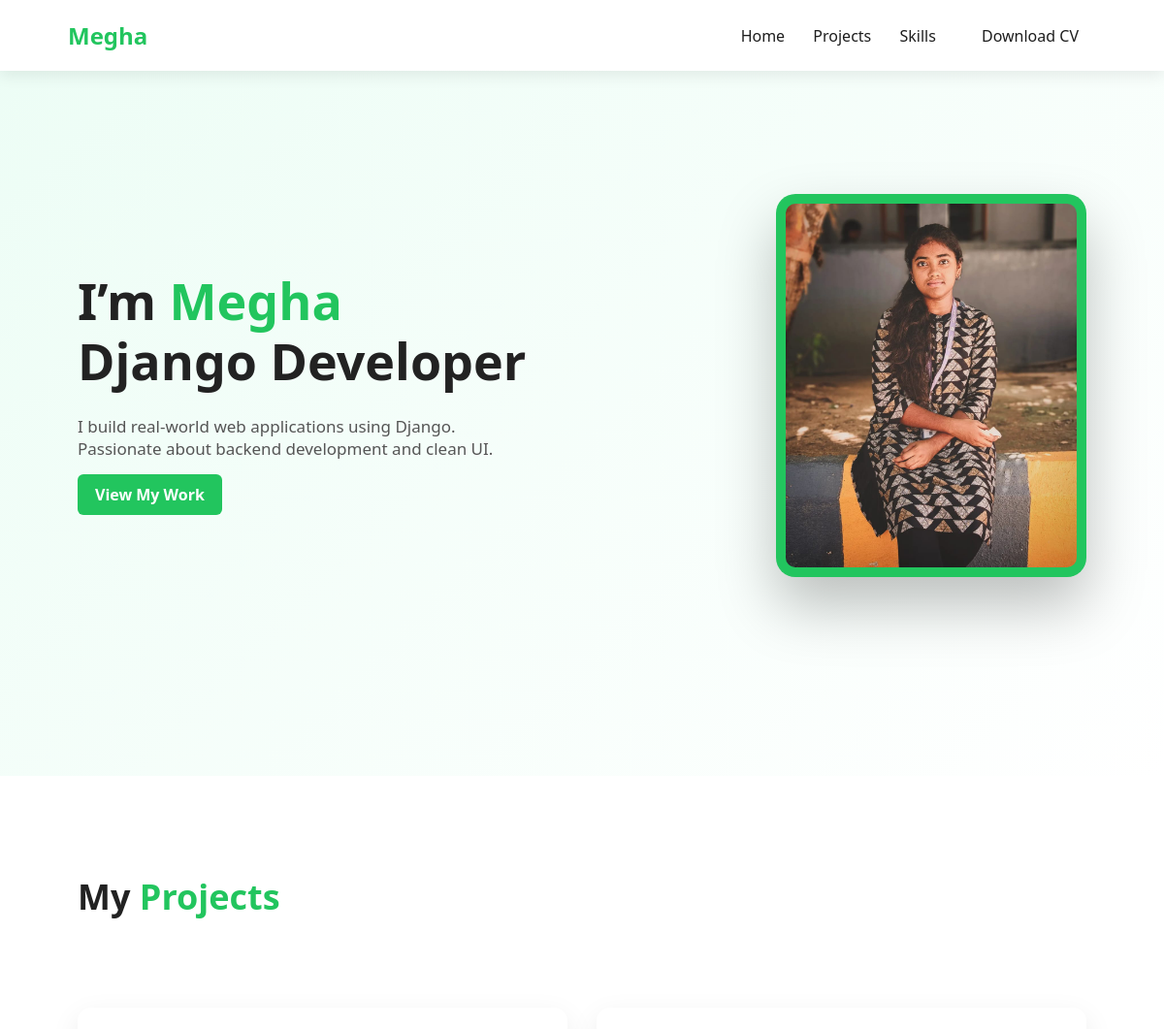
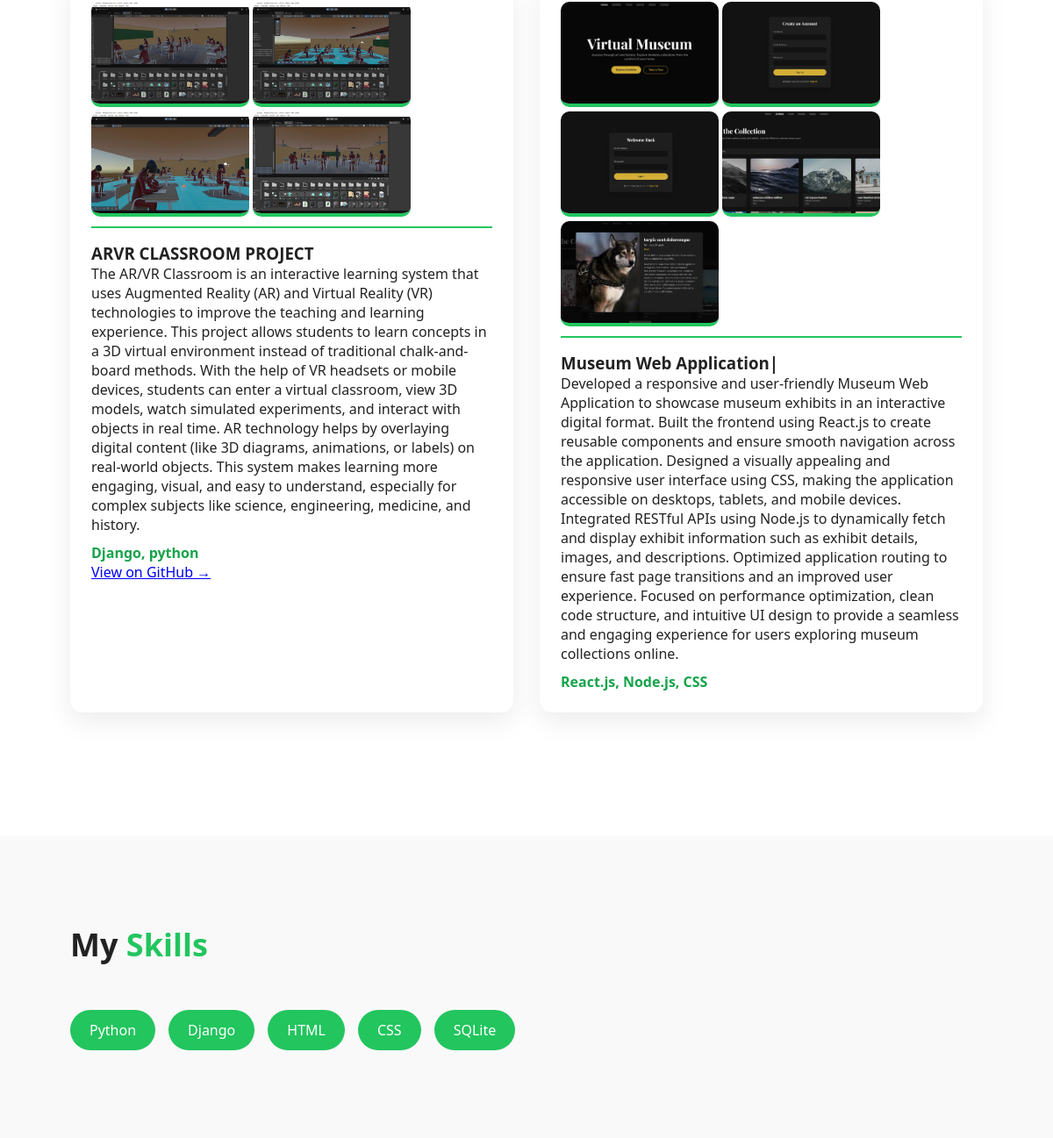
The page / on the database its author committed (2 pictures, top to bottom).
### home/models.py (models this page shows, shortened)
class ProjectImage(models.Model):
    project = models.ForeignKey(
        Project,
        related_name="images",
        on_delete=models.CASCADE
    )
    image = models.ImageField(upload_to="projects/")

class Project(models.Model):
    title = models.CharField(max_length=200)
    description = models.TextField()
    technologies = models.CharField(max_length=200)
    github_link = models.URLField(blank=True)

### home/views.py (the view)
# urls.py: path('',home),
def home(request):
    projects = Project.objects.all()
    return render(request,'home.html',{'projects': projects})

### home/templates/home.html (shortened to what this page needs)
{% load static %}
<!DOCTYPE html>
<html lang="en">
<head>
    <link rel="stylesheet" href="{% static 'home/style.css' %}">
</head>
<body>
<header class="navbar">
    <h2 class="logo">Megha</h2>
    <nav>
        <a href="#home">Home</a>
        <a href="#projects">Projects</a>
        <a href="#skills">Skills</a>
        <a href="/media/cv/Megha_Resume.pdf" target="_blank" class="btn">
            Download CV
        </a>
    </nav>
</header>
<section id="home" class="hero">
    <div class="hero-text">
        <h1>
            I’m <span>Megha</span><br>
            Django Developer
        </h1>
        <p>
            I build real-world web applications using Django.
            Passionate about backend development and clean UI.
        </p>
        <a href="#projects" class="btn primary">View My Work</a>
    </div>
    <div class="hero-image">
        <img src="/media/profile.jpg" alt="Megha Photo">
    </div>
</section>
<section id="projects" class="section">
    <h2 class="section-title">My <span>Projects</span></h2>
    <div class="projects">
       {% for project in projects %}
<div class="project-card">
   <div class="project-images">
    {% for img in project.images.all %}
        <img src="{{ img.image.url }}"
             alt="{{ project.title }}"
             onclick="openModal(this)">
    {% endfor %}
</div>
    <div class="project-content">
        <h3>{{ project.title }}</h3>
        <p>{{ project.description }}</p>
        <p class="tech">{{ project.technologies }}</p>
        {% if project.github_link %}
            <a href="{{ project.github_link }}" target="_blank">
                View on GitHub →
            </a>
        {% endif %}
    </div>
</div>
{% endfor %}
    </div>
</section>
<section id="skills" class="section light">
    <h2 class="section-title">My <span>Skills</span></h2>
    <div class="skills">
        <div class="skill">Python</div>
        <div class="skill">Django</div>
        <div class="skill">HTML</div>
        <div class="skill">CSS</div>
        <div class="skill">SQLite</d

### home/static/home/style.css (style rules this page uses)
* { margin: 0; padding: 0; box-sizing: border-box; font-family: 'Segoe UI', sans-serif; scroll-behavior: smooth; }
body { background: #ffffff; color: #222; }
:root { --green: #22c55e; --dark: #1e1e1e; --gray: #555; }
.navbar { position: fixed; top: 0; width: 100%; padding: 20px 70px; background: white; display: flex; justify-content: space-between; align-items: center; box-shadow: 0 5px 15px rgba(0,0,0,0.08); z-index: 1000; }
.logo { color: var(--green); font-size: 24px; font-weight: bold; }
.navbar nav a { margin-left: 25px; text-decoration: none; color: var(--dark); font-weight: 500; }
.btn { padding: 10px 18px; border-radius: 6px; text-decoration: none; font-weight: 600; }
.btn.primary { background: var(--green); color: white; }
.hero { height: 100vh; padding: 140px 80px; display: flex; justify-content: space-between; align-items: center; background: linear-gradient(135deg, #ecfdf5, #ffffff); }
.hero-text h1 { font-size: 52px; line-height: 1.2; }
.hero-text span { color: var(--green); }
.hero-text p { margin: 25px 0; max-width: 450px; color: var(--gray); font-size: 17px; }
.hero-image img { width: 320px; border-radius: 20px; padding: 10px; background: var(--green); box-shadow: 0 30px 60px rgba(0,0,0,0.25); animation: float 4s ease-in-out infinite; }
.section { padding: 100px 80px; }
.light { background: #f9f9f9; }
.section-title { font-size: 36px; margin-bottom: 50px; }
.section-title span { color: var(--green); }
.projects { display: grid; grid-template-columns: repeat(auto-fit, minmax(260px, 1fr)); gap: 30px; }
.project-card { max-width: 1100px; margin: 40px auto; background: #fff; border-radius: 14px; padding: 24px; box-shadow: 0 10px 30px rgba(0,0,0,0.08); }
.project-card img { width: 100%; height: 150px; object-fit: cover; border-bottom: 4px solid var(--green); }
.tech { margin-top: 10px; font-weight: 600; color: #16a34a; }
.project-images { margin-bottom: 16px; padding-bottom: 6px; border-bottom: 2px solid #22c55e; }
.project-images img { width: 180px; height: 120px; object-fit: cover; border-radius: 10px; }
.skills { display: flex; flex-wrap: wrap; gap: 15px; }
.skill { background: var(--green); color: white; padding: 12px 22px; border-radius: 30px; font-weight: 500; }

### rows shown on the page
Project: title "ARVR CLASSROOM PROJECT", description "The AR/VR Classroom is an interactive learning system that uses Augmented Reality (AR) and Virtual Reality (VR) technologies to improve the teaching and learning experience. This project allows students to learn concepts in a 3D virtual environment instead of traditional chalk-and-board methods. With the help of VR headsets or mobile devices, students can enter a virtual classroom, view 3D models, watch simulated experiments, and interact with objects in real time. AR technology helps by overlaying digital content (like 3D diagrams, animations, or labels) on real-world objects. This system makes learning more engaging, visual, and easy to understand, especially for complex subjects like…", technologies "Django, python"
ProjectImage: image (picture)
ProjectImage: image (picture)
ProjectImage: image (picture)
ProjectImage: image (picture)
Project: title "Museum Web Application|", description "Developed a responsive and user-friendly Museum Web Application to showcase museum exhibits in an interactive digital format. Built the frontend using React.js to create reusable components and ensure smooth navigation across the application. Designed a visually appealing and responsive user interface using CSS, making the application accessible on desktops, tablets, and mobile devices. Integrated RESTful APIs using Node.js to dynamically fetch and display exhibit information such as exhibit details, images, and descriptions. Optimized application routing to ensure fast page transitions and an improved user experience. Focused on performance optimization, clean code structure, and intuitive…", technologies "React.js, Node.js, CSS"
ProjectImage: image (picture)
ProjectImage: image (picture)
ProjectImage: image (picture)
ProjectImage: image (picture)
ProjectImage: image (picture)
